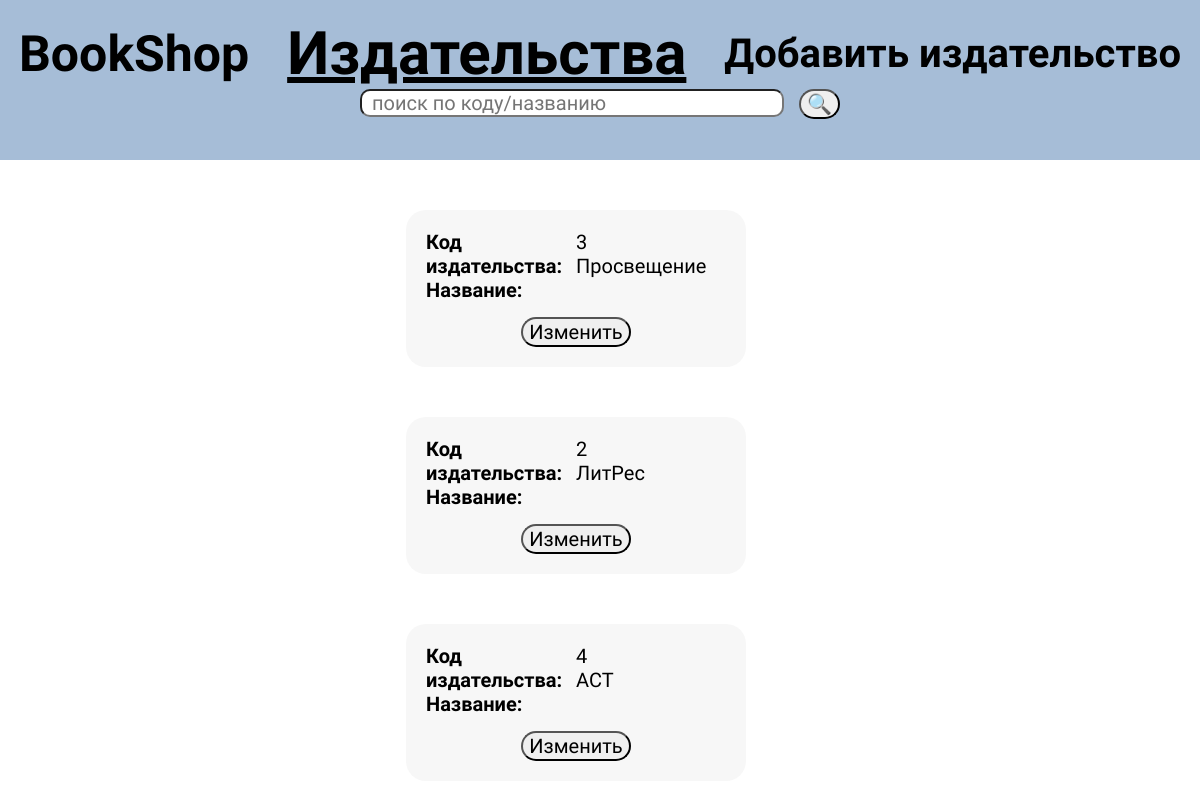
/bookshop/publishers.php, run on the app's committed database.
### tables this page shows
CREATE TABLE `publishers` (
  `ID_Publisher` int NOT NULL,
  `Name_Publisher` varchar(50) NOT NULL
);

### bookshop/publishers.php (the view, shortened to what this page needs)
<?php
	require('./connection.php');
?>
<!DOCTYPE html>
<html>
<head>
	<link rel="stylesheet" type="text/css" href="css/style.css">
</head>
<body>
	<header class="header_header">
		<div class="header_div_column">
			<div class="header_div_row">
				<div class="username">
					<strong><a href="index.php" class="username" title="Главная страница" style="font-size: 50px;">BookShop</a></strong>
				</div>
				<div class="username">
					<strong><a href="publishers.php" class="header_check" title="Обновить страницу">Издательства</a></strong>
				</div>
				<div>
					<div class="username">
						<strong><a href="publishers_new.php" class="username" style="font-size: 40px;" title="Добавить новое издательство">Добавить издательство</a></strong>
					</div>
				</div>
			</div>
			<form class="header_div_row_search" method="POST">
				<input class="search" type="text" name="search" value="<?php echo $_POST['search']; ?>" placeholder="поиск по коду/названию" style="margin-right: 15px" autocomplete="off">
				<input class="header_search_submit" type="submit" name="search_submit" value="🔍">
			</form>
		</div>
	</header>
	<main class="main_book" style="width: 96vw;">
		<?php
			if (isset($_POST['search_submit']) AND empty($_POST['search']) OR !isset($_POST['search_submit'])) {
				$query = "SELECT * FROM `Publishers` ORDER BY RAND()";
			}
			else {
				$query = "SELECT * FROM `Publishers` WHERE `ID_Publisher` LIKE '%$_POST[search]%' OR `Name_Publisher` LIKE '%$_POST[search]%' ORDER BY RAND()";
			}
			$res=mysqli_query($link, $query) or die(mysqli_error($link));
			for ($values=[]; $row=mysqli_fetch_assoc($res); $values[]=$row);
			$res = '';
			foreach ($values as $value) {
				if ($value['Name_Publisher']!='УДАЛЕНО') {
					$res .= '<div class="book_section" style="width: 300px;">';
						$res .= '<div class="book_row">';
							$res .= '<div class="book_column" style="width: 150px;">';
								$res .= '<strong>Код издательства: </strong>';
								$res .= '<strong>Название: </strong>';
							$res .= '</div>';
							$res .= '<div class="book_column" style="width: 150px;">';
								$res .= '<span>'.$value['ID_Publisher'].'</span>';
								$res .= '<span>'.$value['Name_Publisher'].'</span>';
							$res .= '</div>';
						$res .= '</div>';
						$res .= '<form method="POST" class="book_row" style="justify-content: center; margin-top: 15px;">';
							$res .='<input class="hidden" type="text" name="idpublisher_edit" value="'.$value['ID_Publisher'].'">';
							$res .= '<input type="submit" name="edit" value="Изменить" class="submit_pers_acc" onclick="radiobox'.$value['ID_Publisher'].'checked=true">';
							$res .='<input class="hidden" name="id_row" type="radio" id="radiobox'.$value['ID_Publisher'].'" value="'.$value['ID_Publisher'].'">';
						$res .= '</form>';
					$res .= '</div>';
				}
			}
			echo $res;
		?>
	</main>
</body>
</html>

### bookshop/css/style.css (style rules this page uses)
* { font-family: 'Bad Script'; font-size: 20px; color:black; }
body { margin: 0 auto; overflow-x: hidden; }
.header_header { background-color: #a6bdd7; width: 100%; height: 160px; display: flex; align-items: center; justify-content: center; }
.header_search_submit { transition: 0.2s; border-radius: 20px; margin: 0; }
.header_div_column { width: 100%; display: flex; flex-direction: column; }
.header_div_row { width: 100%; display: flex; justify-content: space-around; align-items: center; }
.header_div_row_search { width: 100%; height: 100%; display: flex; justify-content: center; align-items: flex-start; }
.username { text-decoration:none; transition: 0.2s; }
.search { width: 400px; padding: 0px 10px 0px; border-radius: 10px; margin-bottom:25px; }
.submit_pers_acc { border-radius: 15px; transition: 0.2s; }
.main_book { width: 100vw; display: flex; flex-direction: column; align-items: center; }
.book_section { margin-top: 50px; background: rgba(240, 240, 240, 0.5); width: 1000px; border-radius: 20px; padding: 20px; }
.book_column { display: flex; flex-direction: column; }
.book_row { display: flex; flex-direction: row; }
.header_check { font-size: 60px; text-decoration: underline; }

### data on the page
publishers: shows "Код издательства:", ID_Publisher "3", Name_Publisher "Просвещение"
publishers: shows "Код издательства:", ID_Publisher "2", Name_Publisher "ЛитРес"
publishers: shows "Код издательства:", ID_Publisher "4", Name_Publisher "АСТ"
